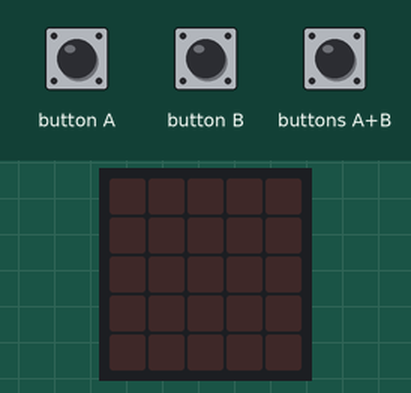
This program was run on a simulated BBC micro:bit (MakeCode). On the bench: the board's 5×5 LED display. The test bench sets the inputs (shaded band).

Above: at 1.2 s.
1.3 s: button A pressed for 0.15 s
At 2.6 s:
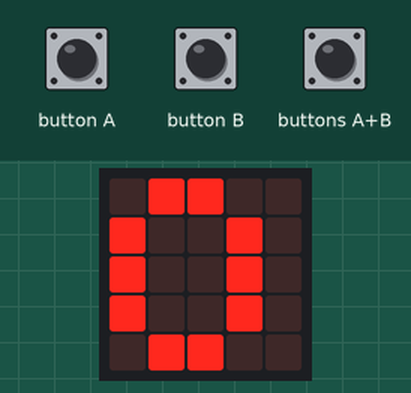
2.9 s: buttons A+B pressed for 0.15 s
At 4.0 s:
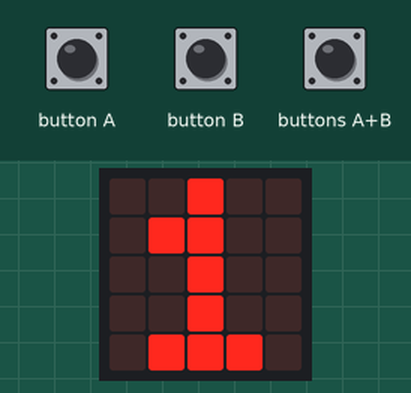
Timing chart, 0 to 5.9 s (numbered marks = the images above; inputs shaded):
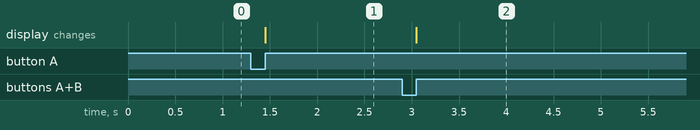

The program:

main.ts
```typescript
let c = 0
let a = 0
let b = 0
input.onButtonPressed(Button.A, function () {
    c = a + b
    basic.showNumber(c)
    a = b
    b = c
})
input.onButtonPressed(Button.AB, function () {
    c = 0
    a = 0
    b = 1
    basic.showNumber(b)
})
input.onButtonPressed(Button.B, function () {
    basic.showNumber(c)
})
```

test.ts
```typescript
// test ender her, dette bliver ikke kompileret, når denne pakke bruges som en udvidelse.
```

Measured:
- after the input at 1.3 s, the display: changes after 0.15 s (image 1)
- after the input at 2.9 s, the display: changes after 0.15 s (image 2)
